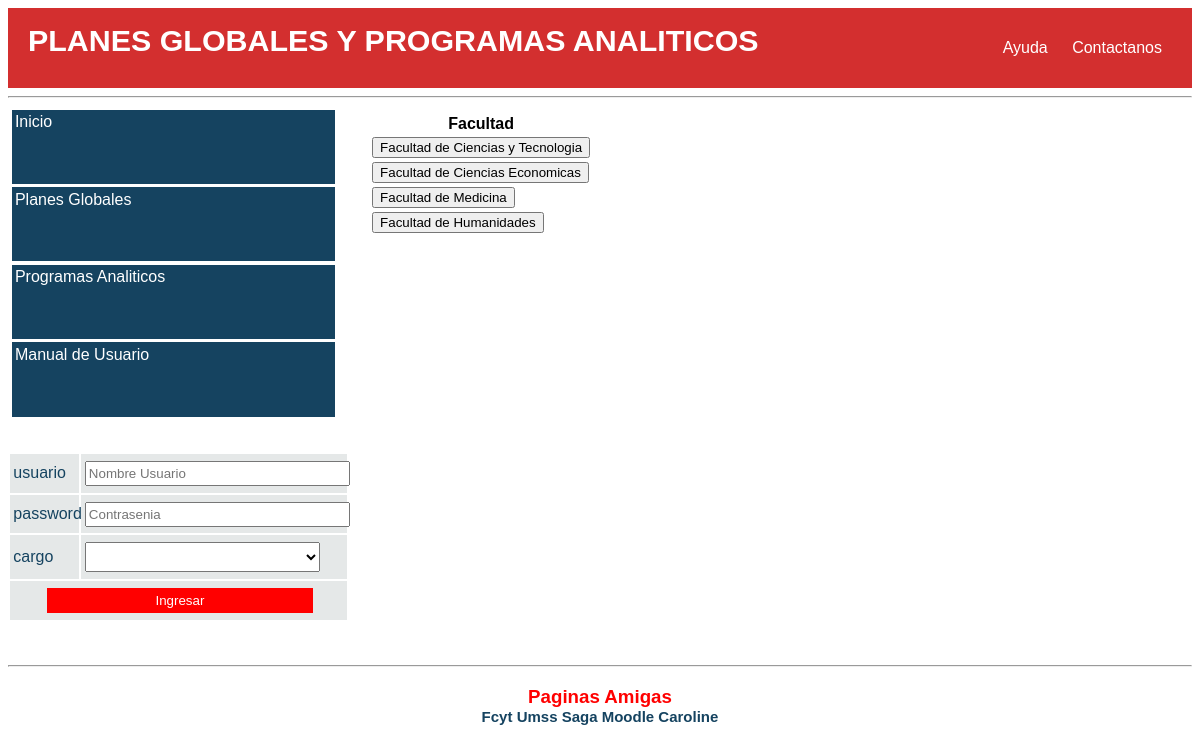
Page /Programa_Analitico_Publico.php on the committed database.
### tables this page shows
CREATE TABLE `facultad` (
  `ID_Facultad` int(11) NOT NULL,
  `Facultad` varchar(100) NOT NULL
);

### Programa_Analitico_Publico.php (the view, shortened to what this page needs)
<html>
<head>
  <link rel="stylesheet" type="text/css" href="Style.css">
  <link rel="stylesheet" type="text/css" href="Styles_funciones.css">
</head>
<body>
  <header id="main-header">
    <a id="logo-header" href="#">
      <span class="site-name">PLANES GLOBALES Y PROGRAMAS ANALITICOS</span>
    </a>
    <nav>
      <ul>
        <li><a href="pagina_ayuda.html">Ayuda</a></li>
        <li><a href="#">Contactanos</a></li>
      </ul>
    </nav>
  </header>
  <hr></hr>
  <aside id="menu">
    <div id="titulo"><a id="titulo" href="index.php">Inicio</a></div>
    <div id="titulo"><a id="titulo" href="Plan_Global_Publico.php">Planes Globales</a></div>
    <div id="titulo"><a id="titulo" href="Programa_Analitico_Publico.php">Programas Analiticos</a></div>
    <div id="titulo"><a id="titulo" href="Manual_de_Usuario.php">Manual de Usuario</a></div>
    <form method="post" action="redireccion.php">
    <table id="tabla">
    <tr > <td id="t">usuario</td>
         <td id="t"><input type ="text" name="Txt_User" size="30" class="Txt_Input" placeholder="Nombre Usuario"></td></tr>
    <tr > <td id="t">password</td>
        <td id="t"><input type ="password" name="Password_User" size="30" class="Txt_Input" placeholder="Contrasenia"></td></tr>
        <tr><td id="t">cargo</td><td id="t">
        <select class="tipo_usuario" name="select[]">
          <option value=""></option>
          <option value="Docente">Docente</option>
        </select></td></tr>
    <tr > <td id="t"  colspan="2"><center><input type ="submit" name="BtnIngreso" value="Ingresar" size="30" class="Bottom"></center></td></tr>
  </table>
  </form>
  </aside>
<article id="cuerpo">
  <form method="post" action="Programa_Analitico_Carreras.php">
  <?php
    $enlace = mysql_connect('localhost','root','');
    $resultado = mysql_query("SELECT Facultad FROM facultad",$enlace);
    echo "<table>";
    echo "<tr>";
    echo "<th>Facultad</th>";
    echo "</tr>";
    while ($row = mysql_fetch_row($resultado)){
      $facu = $row[0];
      echo "<tr>";
      echo "<td><input type='submit' name = 'facu' value='$facu'/></td>";
      echo "</tr>";
    }
    echo "</table>";
  ?>
  </form>
</article>
</body>
<footer>
<article id="footer">
<hr>
 <center>
 <h3 id="titulo_footer">Paginas Amigas</br>
 <a id="link_footer" href=""> Fcyt </a>
 <a id="link_footer" href=""> Umss </a>
 <a id="link_footer" href=""> Saga </a>
 <a id="link_footer" href=""> Moodle </a>
 <a id="link_footer" href=""> Caroline </a>
 </h3>
 </center>
</article>
</footer>
</html>

### Style.css (style rules this page uses)
aside#menu { width: 30%; margin: left; float: left; background-color: white; }
article#cuerpo { float: left; width: 69%; padding: .5%; border-radius: 5px; background-color: white; }
article#footer { margin: none; float: left; width: 100%; padding-bottom: 1%; }
div#titulo { background-color: #154360; color: white; width: 90%; height: 5%; margin: 1%; padding: .5%; height: 9%; }
a#titulo { list-style-type: none; color :white; text-decoration: none; float: left; width: 100%; padding: .5%; }
table#tabla { margin-top:10%; width: 80%; margin-bottom: 10%; }
td#t { padding-top: 2%; padding-bottom: 2%; padding-left: 1%; width: 20%; background-color:#E5E8E8; color: #154360; }
.Txt_Input { color: #154360; height: 25px; }
.Bottom { width: 80%; background-color: red; color:white; border: none; height: 25px; text-align: center; }
.tipo_usuario { width: 90%; height: 30px; text-align: center; }
h3#titulo_footer { margin: none; color:red; padding: none; }
a#link_footer { font-size: 15px; text-decoration: none; color: #154360; padding: 0%; margin: none; }
#main-header { background: #d32f2f; color: white; height: 80px; }
header#main-header a { color: white; }
body { font-family: Helvetica, Arial, sans-serif; }
a#logo-header { float: left; padding: 15px 0 0 20px; text-decoration: none; }
a#logo-header .site-name { display: block; font-weight: 700; font-size: 1.9em; }
nav { float: right; }
nav ul { margin: 0; padding: 0; list-style: none; padding-right: 20px; }
nav ul li { display: inline-block; line-height: 80px; }
nav ul li a { display: block; padding: 0 10px; text-decoration: none; }

### rows in the picture
facultad: facu "Facultad de Ciencias y Tecnologia"
facultad: facu "Facultad de Ciencias Economicas"
facultad: facu "Facultad de Medicina"
facultad: facu "Facultad de Humanidades"
